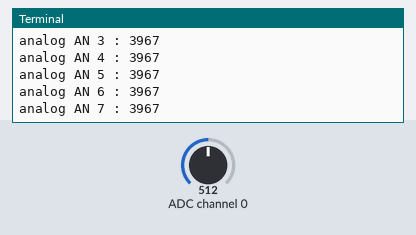
Recording of a program running on a simulated Raspberry Pi (BCM pin numbers). Parts: the last lines printed to the terminal. The inputs (shaded band) are chosen by the test bench; at power-on: ADC channel 0 = 512 (analog values on the 0–1023 scale).

Above: at 1.2 s.
1.3 s: ADC channel 0 set to 716
At 2.6 s:
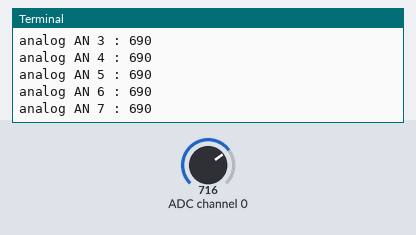
2.8 s: ADC channel 0 set to 900
At 3.8 s:
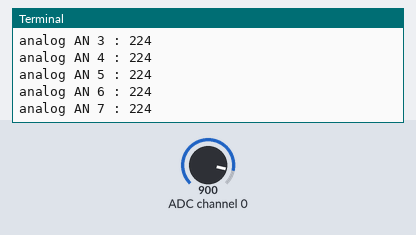
Timing chart, 0 to 5.8 s (numbered marks = the images above; inputs shaded):
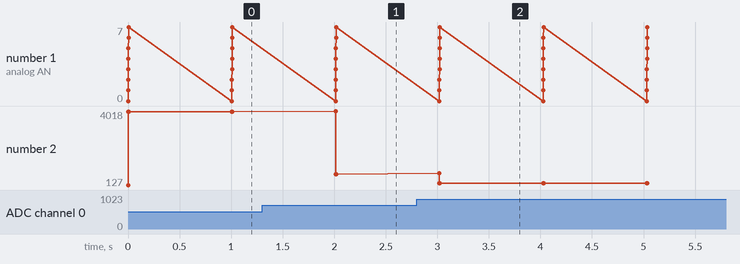

Measured:
- after the input at 1.3 s, the terminal: prints a new line after 0.71 s (image 1)
- after the input at 2.8 s, the terminal: prints a new line after 0.22 s (image 2)
- plotted number 2: 3967 → 690 after the input at 1.3 s, 690 → 224 after the input at 2.8 s

The program:

Read_ZX-ADC8.py
```python
import smbus
import time

# Get I2C bus
bus = smbus.SMBus(1)
def read(ch):
	channels= [0x00, 0x40, 0x10, 0x50, 0x20, 0x60, 0x30, 0x70]
	command = 0x80 | channels[ch] # Enable Single-ended mode (toggle MSB, SD bit in datasheet)
	# ADS7828 address, 0x48(72)
	# Read data back from 0x00(00), 2 bytes
	# raw_adc MSB, raw_adc LSB
	data = bus.read_i2c_block_data(0x48,command,2)
	# Convert the data to 12-bits
	raw_adc = (data[0] & 0x0F) * 256 + data[1]
	return raw_adc
while 1 :
	# ADS7828 address, 0x48(72)
	# Send command byte
	#		0x80 (Single-Ended Inputs) | 0x00 (channel- AN0 selected) )
	for x in range(8):
		# Output data to screen
		print ("analog AN %d : %d" % (x,read(x)))
	time.sleep(1)
```
